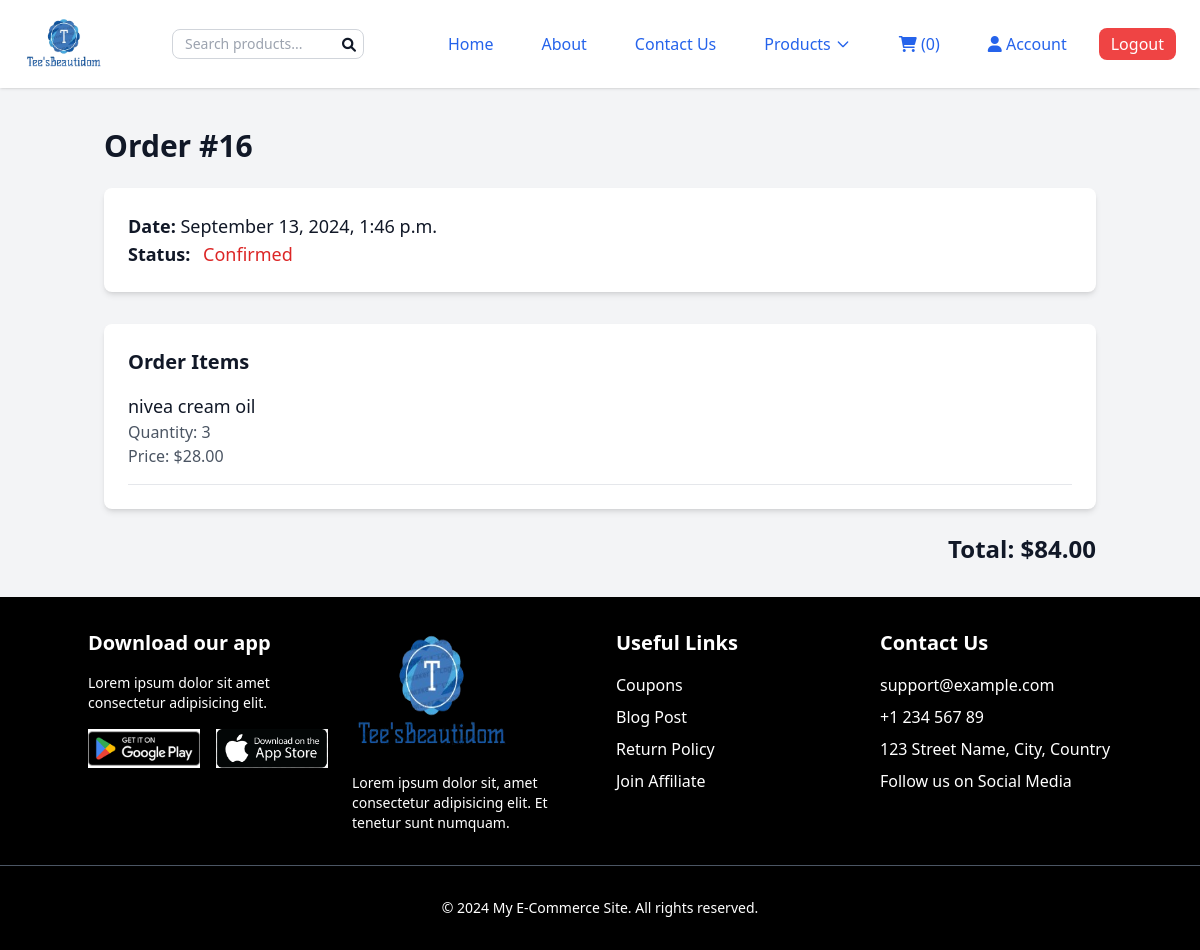
The app's page /order/order-details/16/ (signed in) with its own data.
### order/models.py (models this page shows, shortened)
class Order(models.Model):
    STATUS_CHOICES = [
        ('pending', 'Pending'),
        ('confirmed', 'Confirmed'),
        ('shipped', 'Shipped'),
        ('delivered', 'Delivered'),
        ('cancelled', 'Cancelled'),
    ]
    user = models.ForeignKey(settings.AUTH_USER_MODEL, on_delete=models.CASCADE)
    created_at = models.DateTimeField(auto_now_add=True)
    updated_at = models.DateTimeField(auto_now=True)
    is_paid = models.BooleanField(default=False)
    stripe_session_id = models.CharField(max_length=255, blank=True, null=True)
    status = models.CharField(max_length=20, choices=STATUS_CHOICES, default='pending')
    def total_amount(self):
        return sum(item.total_price() for item in self.items.all())

class OrderItem(models.Model):
    order = models.ForeignKey(Order, related_name='items', on_delete=models.CASCADE)
    product = models.ForeignKey(Product, on_delete=models.CASCADE)
    quantity = models.PositiveIntegerField(default=1)
    price = models.DecimalField(max_digits=10, decimal_places=2)
    def total_price(self):
        return self.quantity * self.price

### product/models.py (models this page shows, shortened)
class Product(models.Model):
    category = models.ForeignKey(Category, related_name='products', on_delete=models.CASCADE)
    name = models.CharField(max_length=255)
    slug = models.SlugField(unique=True, blank=True)
    description = models.TextField(blank=True)
    price = models.DecimalField(max_digits=10, decimal_places=2)
    discount_price = models.DecimalField(max_digits=10, decimal_places=2, blank=True, null=True)  # New field for discount price
    stock = models.PositiveIntegerField()
    available = models.BooleanField(default=True)
    created = models.DateTimeField(auto_now_add=True)
    updated = models.DateTimeField(auto_now=True)
    featured = models.BooleanField(default=False)

### order/views.py (the view)
# urls.py: path('order-details/<int:order_id>/', views.order_detail, name='order_detail'),
@login_required
def order_detail(request, order_id):
    order = get_object_or_404(Order, id=order_id, user=request.user)
    order_items = OrderItem.objects.filter(order=order)
    context = {
        'order': order,
        'order_items': order_items,
    }
    return render(request, 'order/order_detail.html', context)

### order/context_processors.py (called while the page is built)
def cart_item_count(request):
    cart = request.session.get('cart', {})
    item_count = sum(cart.values())
    return {'cart_item_count': item_count}

### product/context_processors.py (called while the page is built)
def categories_processor(request):
    return {
        'categories': Category.objects.all()
    }

### order/templates/order/order_detail.html (shortened to what this page needs)
{% extends 'base.html' %}
{% block content %}
<div class="container mx-auto py-8 px-4">
    <h2 class="text-3xl font-bold mb-6">Order #{{ order.id }}</h2>
    <div class="bg-white shadow-md rounded-lg p-6 mb-8">
        <p class="text-lg"><strong>Date:</strong> {{ order.created_at|date:"F j, Y, g:i a" }}</p>
        <p class="text-lg"><strong>Status:</strong>
            <span class="px-2 py-1 bg-{{ order.get_status_display|lower }}-500 text-red-600 rounded-full">
                {{ order.get_status_display }}
            </span>
        </p>
    </div>
    <div class="bg-white shadow-md rounded-lg p-6">
        <h3 class="text-xl font-semibold mb-4">Order Items</h3>
        <ul class="space-y-4">
            {% for item in order_items %}
                <li class="border-b border-gray-200 pb-4">
                    <p class="text-lg font-medium">{{ item.product.name }}</p>
                    <p class="text-gray-600">Quantity: {{ item.quantity }}</p>
                    <p class="text-gray-600">Price: ${{ item.price }}</p>
                </li>
            {% endfor %}
        </ul>
    </div>
    <div class="mt-6 text-right">
        <p class="text-2xl font-semibold">Total: ${{ order.total_amount }}</p>
    </div>
</div>
{% endblock %}

### records on screen
Order: id "16", created_at "September 13, 2024, 1:46 p.m.", status "Confirmed", total_amount "84.00"
OrderItem: product.name "nivea cream oil", quantity "3", price "28.00"

### other values on screen
{{ cart_item_count }} "0"
